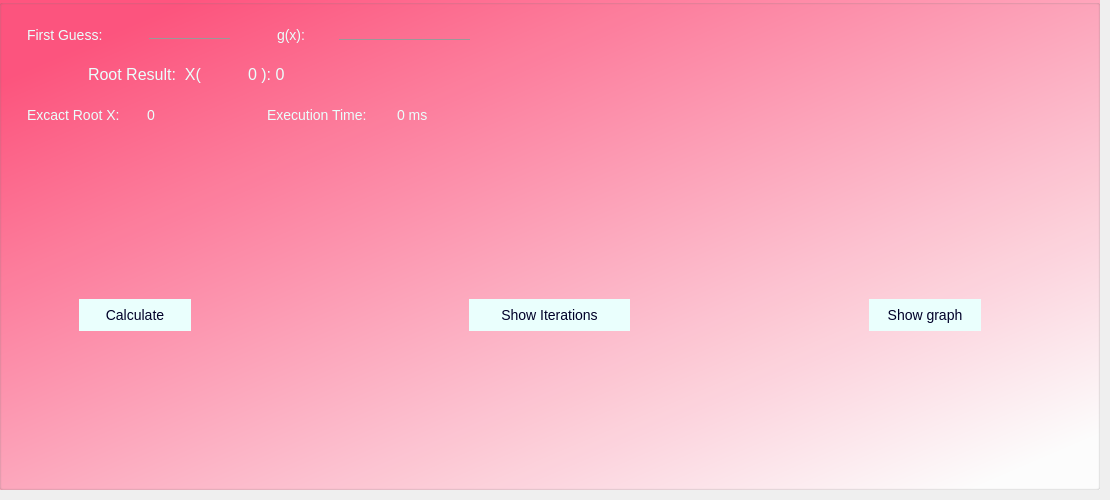
    <widget class="QWidget" name="tab_4">
     <attribute name="title">
      <string>Fixed point</string>
     </attribute>
     <widget class="QGroupBox" name="groupBox">
      <property name="geometry">
       <rect>
        <x>-1</x>
        <y>-1</y>
        <width>1101</width>
        <height>491</height>
       </rect>
      </property>
      <property name="styleSheet">
       <string notr="true">background-color:qlineargradient(spread:pad, x1:0.078, y1:0.0909091, x2:0.921466, y2:0.96, stop:0 rgba(255, 85, 127, 255), stop:1 rgba(255, 255, 255, 255));
</string>
      </property>
      <property name="title">
       <string/>
      </property>
      <widget class="QLabel" name="label_12">
       <property name="geometry">
        <rect>
         <x>20</x>
         <y>20</y>
         <width>121</width>
         <height>31</height>
        </rect>
       </property>
       <property name="styleSheet">
        <string notr="true">background: transparent;
color: rgb(234, 255, 253);
margin: 5px;
font-size: 14px;
font-family: &quot;Lucida Console&quot;, &quot;Courier New&quot;, monospace;
color: rgb(234, 255, 253);
border: none;</string>
       </property>
       <property name="text">
        <string>First Guess:</string>
       </property>
      </widget>
      <widget class="QLineEdit" name="fixedFirstGuess">
       <property name="geometry">
        <rect>
         <x>150</x>
         <y>20</y>
         <width>81</width>
         <height>20</height>
        </rect>
       </property>
       <property name="styleSheet">
        <string notr="true">border: 0;
border-bottom: 1px solid #999;
background: transparent;
outline: none;
font-size: 14px;
font-family: &quot;Lucida Console&quot;, &quot;Courier New&quot;, monospace;
color: rgb(234, 255, 253);</string>
       </property>
       <property name="inputMask">
        <string/>
       </property>
       <property name="text">
        <string/>
       </property>
      </widget>
      <widget class="QPushButton" name="fixedCalcBtn">
       <property name="geometry">
        <rect>
         <x>80</x>
         <y>300</y>
         <width>112</width>
         <height>32</height>
        </rect>
       </property>
       <property name="styleSheet">
        <string notr="true">border-radius: 50px;
background-color: rgb(234, 255, 253);
font-size: 14px;
font-family: &quot;Lucida Console&quot;, &quot;Courier New&quot;, monospace;
color: rgb(0, 0, 40);</string>
       </property>
       <property name="text">
        <string>Calculate</string>
       </property>
      </widget>
      <widget class="QPushButton" name="fixedShowIterBtn">
       <property name="geometry">
        <rect>
         <x>470</x>
         <y>300</y>
         <width>161</width>
         <height>32</height>
        </rect>
       </property>
       <property name="styleSheet">
        <string notr="true">border-radius: 50px;
background-color: rgb(234, 255, 253);
font-size: 14px;
font-family: &quot;Lucida Console&quot;, &quot;Courier New&quot;, monospace;
color: rgb(0, 0, 40);</string>
       </property>
       <property name="text">
        <string>Show Iterations</string>
       </property>
      </widget>
      <widget class="QPushButton" name="fixedShowGpBtn">
       <property name="geometry">
        <rect>
         <x>870</x>
         <y>300</y>
         <width>112</width>
         <height>32</height>
        </rect>
       </property>
       <property name="styleSheet">
        <string notr="true">border-radius: 50px;
background-color: rgb(234, 255, 253);
font-size: 14px;
font-family: &quot;Lucida Console&quot;, &quot;Courier New&quot;, monospace;
color: rgb(0, 0, 40);</string>
       </property>
       <property name="text">
        <string>Show graph</string>
       </property>
      </widget>
      <widget class="QLabel" name="label_14">
       <property name="geometry">
        <rect>
         <x>80</x>
         <y>60</y>
         <width>171</width>
         <height>31</height>
        </rect>
       </property>
       <property name="styleSheet">
        <string notr="true">background: transparent;
color: rgb(234, 255, 253);
margin: 5px;
font-size: 16px;
font-family: &quot;Lucida Console&quot;, &quot;Courier New&quot;, monospace;
color: rgb(234, 255, 253);
border: none;</string>
       </property>
       <property name="text">
        <string>Root Result:  X(</string>
       </property>
      </widget>
      <widget class="QLabel" name="fixedRoot">
       <property name="geometry">
        <rect>
         <x>240</x>
         <y>60</y>
         <width>141</width>
         <height>31</height>
        </rect>
       </property>
       <property name="styleSheet">
        <string notr="true">background: transparent;
color: rgb(234, 255, 253);
margin: 5px;
font-size: 16px;
font-family: &quot;Lucida Console&quot;, &quot;Courier New&quot;, monospace;
color: rgb(234, 255, 253);
border: none;</string>
       </property>
       <property name="text">
        <string>0 ): 0</string>
       </property>
      </widget>
      <widget class="QLabel" name="label_28">
       <property name="geometry">
        <rect>
         <x>20</x>
         <y>100</y>
         <width>131</width>
         <height>31</height>
        </rect>
       </property>
       <property name="styleSheet">
        <string notr="true">background: transparent;
color: rgb(234, 255, 253);
margin: 5px;
font-size: 14px;
font-family: &quot;Lucida Console&quot;, &quot;Courier New&quot;, monospace;
color: rgb(234, 255, 253);
border: none;</string>
       </property>
       <property name="text">
        <string>Excact Root X:</string>
       </property>
      </widget>
      <widget class="QLabel" name="excactRootFixed">
       <property name="geometry">
        <rect>
         <x>140</x>
         <y>100</y>
         <width>101</width>
         <height>31</height>
        </rect>
       </property>
       <property name="styleSheet">
        <string notr="true">background: transparent;
color: rgb(234, 255, 253);
margin: 5px;
font-size: 14px;
font-family: &quot;Lucida Console&quot;, &quot;Courier New&quot;, monospace;
color: rgb(234, 255, 253);
border: none;</string>
       </property>
       <property name="text">
        <string>0</string>
       </property>
      </widget>
      <widget class="QLabel" name="label_29">
       <property name="geometry">
        <rect>
         <x>260</x>
         <y>100</y>
         <width>141</width>
         <height>31</height>
        </rect>
       </property>
       <property name="styleSheet">
        <string notr="true">background: transparent;
color: rgb(234, 255, 253);
margin: 5px;
font-size: 14px;
font-family: &quot;Lucida Console&quot;, &quot;Courier New&quot;, monospace;
color: rgb(234, 255, 253);
border: none;</string>
       </property>
       <property name="text">
        <string>Execution Time:</string>
       </property>
      </widget>
      <widget class="QLabel" name="etFixed">
       <property name="geometry">
        <rect>
         <x>390</x>
         <y>100</y>
         <width>101</width>
         <height>31</height>
        </rect>
       </property>
       <property name="styleSheet">
        <string notr="true">background: transparent;
color: rgb(234, 255, 253);
margin: 5px;
font-size: 14px;
font-family: &quot;Lucida Console&quot;, &quot;Courier New&quot;, monospace;
color: rgb(234, 255, 253);
border: none;</string>
       </property>
       <property name="text">
        <string>0 ms</string>
       </property>
      </widget>
      <widget class="QLabel" name="label_13">
       <property name="geometry">
        <rect>
         <x>270</x>
         <y>20</y>
         <width>61</width>
         <height>31</height>
        </rect>
       </property>
       <property name="styleSheet">
        <string notr="true">background: transparent;
color: rgb(234, 255, 253);
margin: 5px;
font-size: 14px;
font-family: &quot;Lucida Console&quot;, &quot;Courier New&quot;, monospace;
color: rgb(234, 255, 253);
border: none;</string>
       </property>
       <property name="text">
        <string>g(x):</string>
       </property>
      </widget>
      <widget class="QLineEdit" name="gx">
       <property name="geometry">
        <rect>
         <x>340</x>
         <y>20</y>
         <width>131</width>
         <height>21</height>
        </rect>
       </property>
       <property name="styleSheet">
        <string notr="true">border: 0;
border-bottom: 1px solid #999;
background: transparent;
outline: none;
font-size: 14px;
font-family: &quot;Lucida Console&quot;, &quot;Courier New&quot;, monospace;
color: rgb(234, 255, 253);</string>
       </property>
       <property name="inputMask">
        <string/>
       </property>
       <property name="text">
        <string/>
       </property>
      </widget>
     </widget>
    </widget>
